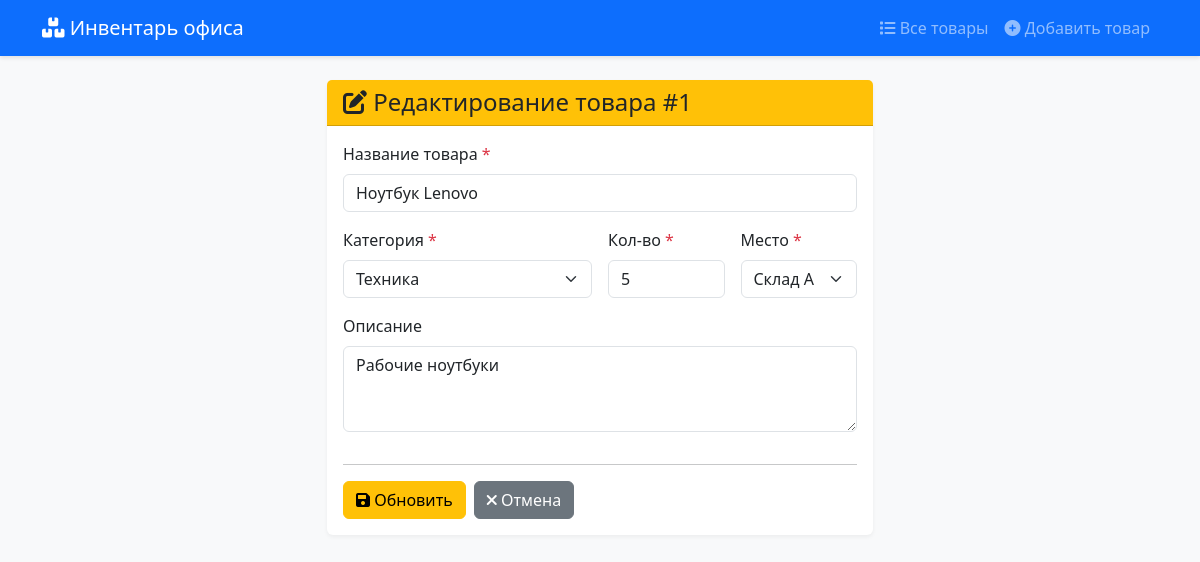
Screenshot of /edit/1 with the database file from the repository.
### tables this page shows
CREATE TABLE items (
            id INTEGER PRIMARY KEY AUTOINCREMENT,
            name TEXT NOT NULL,
            category TEXT NOT NULL,
            quantity INTEGER NOT NULL,
            location TEXT NOT NULL,
            description TEXT,
            date_added DATE NOT NULL
        );

### app.py (the view, shortened to what this page needs)
@app.route('/edit/<int:id>', methods=['GET', 'POST'])
def edit_item(id):
    conn = get_db_connection()
    item = conn.execute('SELECT * FROM items WHERE id = ?', (id,)).fetchone()
    conn.close()
    if not item:
        flash('Товар не найден!', 'danger')
        return redirect(url_for('index'))
    categories, locations = get_filter_options()
    return render_template('edit_item.html', item=item, categories=categories, locations=locations)

### app.py (called while the page is built)
def get_db_connection():
    conn = sqlite3.connect('database.db')
    conn.row_factory = sqlite3.Row
    return conn

def get_filter_options():
    conn = get_db_connection()
    cursor = conn.cursor()
    categories = [row['category'] for row in cursor.execute("SELECT DISTINCT category FROM items ORDER BY category").fetchall()]
    locations = [row['location'] for row in cursor.execute("SELECT DISTINCT location FROM items ORDER BY location").fetchall()]
    conn.close()
    return categories, locations

### templates/edit_item.html (shortened to what this page needs)
{% extends "base.html" %}
{% block content %}
<div class="row justify-content-center">
    <div class="col-12 col-md-8 col-lg-6">
        <div class="card">
            <div class="card-header bg-warning">
                <h4 class="mb-0"><i class="fas fa-edit"></i> Редактирование товара #{{ item.id }}</h4>
            </div>
            <div class="card-body">
                <form method="POST" action="{{ url_for('edit_item', id=item.id) }}">
                    <div class="row g-2 g-sm-3">
                        <div class="col-12">
                            <label for="name" class="form-label">Название товара <span class="text-danger">*</span></label>
                            <input type="text" class="form-control" id="name" name="name"
                                   value="{{ item.name }}" required>
                        </div>
                        <div class="col-12 col-sm-6">
                            <label for="category" class="form-label">Категория <span class="text-danger">*</span></label>
                            <select class="form-select" id="category" name="category" required>
                                <option value="Техника" {% if item.category == 'Техника' %}selected{% endif %}>Техника</option>
                            </select>
                        </div>
                        <div class="col-6 col-sm-3">
                            <label for="quantity" class="form-label">Кол-во <span class="text-danger">*</span></label>
                            <input type="number" class="form-control" id="quantity" name="quantity"
                                   value="{{ item.quantity }}" min="0" step="1" required>
                        </div>
                        <div class="col-6 col-sm-3">
                            <label for="location" class="form-label">Место <span class="text-danger">*</span></label>
                            <select class="form-select" id="location" name="location" required>
                                <option value="Склад А" {% if item.location == 'Склад А' %}selected{% endif %}>Склад А</option>
                            </select>
                        </div>
                        <div class="col-12">
                            <label for="description" class="form-label">Описание</label>
                            <textarea class="form-control" id="description" name="description" rows="3">{{ item.description }}</textarea>
                        </div>
                        <div class="col-12">
                            <hr>
                            <div class="d-flex flex-wrap gap-2">
                                <button type="submit" class="btn btn-warning flex-grow-1 flex-sm-grow-0">
                                    <i class="fas fa-save"></i> Обновить
                                </button>
                                <a href="{{ url_for('index') }}" class="btn btn-secondary flex-grow-1 flex-sm-grow-0">
                                    <i class="fas fa-times"></i> Отмена
                                </a>
                            </div>
                        </div>
                    </div>
                </form>
            </div>
        </div>
    </div>
</div>
{% endblock %}

### templates/base.html (style rules this page uses)
body { background-color: #f8f9fa; padding-bottom: 20px; }
.card { box-shadow: 0 2px 4px rgba(0,0,0,.05); border: none; }

### rows the page displays
items: id "1", name "Ноутбук Lenovo", category "Техника", quantity "5", location "Склад А", description "Рабочие ноутбуки"
